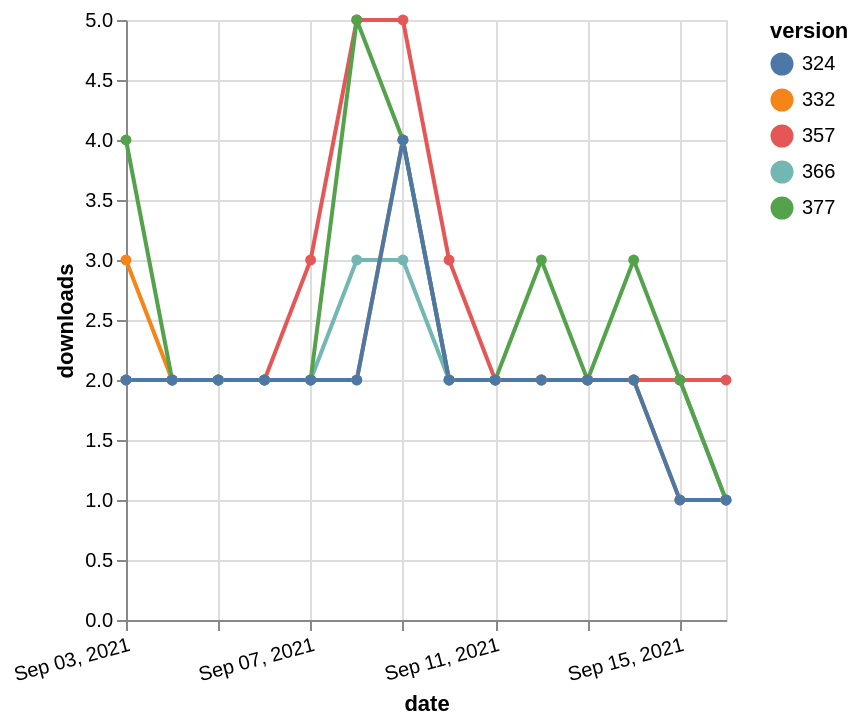

Source (Vega-Lite JSON):
### Vega-Lite specification from a JSON file in a GitHub repository (floating-point values rounded to 4 significant figures)
{"$schema": "https://vega.github.io/schema/vega-lite/v5.json", "description": "A simple bar chart with embedded data.", "data": {"values": [{"date": "2021-09-03", "total": 2323, "delta": 2, "version": "366"}, {"date": "2021-09-04", "total": 2325, "delta": 2, "version": "366"}, {"date": "2021-09-05", "total": 2327, "delta": 2, "version": "366"}, {"date": "2021-09-06", "total": 2329, "delta": 2, "version": "366"}, {"date": "2021-09-07", "total": 2331, "delta": 2, "version": "366"}, {"date": "2021-09-08", "total": 2334, "delta": 3, "version": "366"}, {"date": "2021-09-09", "total": 2337, "delta": 3, "version": "366"}, {"date": "2021-09-10", "total": 2339, "delta": 2, "version": "366"}, {"date": "2021-09-11", "total": 2341, "delta": 2, "version": "366"}, {"date": "2021-09-12", "total": 2343, "delta": 2, "version": "366"}, {"date": "2021-09-13", "total": 2345, "delta": 2, "version": "366"}, {"date": "2021-09-14", "total": 2347, "delta": 2, "version": "366"}, {"date": "2021-09-15", "total": 2349, "delta": 2, "version": "366"}, {"date": "2021-09-16", "total": 2350, "delta": 1, "version": "366"}, {"date": "2021-09-03", "total": 2904, "delta": 2, "version": "357"}, {"date": "2021-09-04", "total": 2906, "delta": 2, "version": "357"}, {"date": "2021-09-05", "total": 2908, "delta": 2, "version": "357"}, {"date": "2021-09-06", "total": 2910, "delta": 2, "version": "357"}, {"date": "2021-09-07", "total": 2913, "delta": 3, "version": "357"}, {"date": "2021-09-08", "total": 2918, "delta": 5, "version": "357"}, {"date": "2021-09-09", "total": 2923, "delta": 5, "version": "357"}, {"date": "2021-09-10", "total": 2926, "delta": 3, "version": "357"}, {"date": "2021-09-11", "total": 2928, "delta": 2, "version": "357"}, {"date": "2021-09-12", "total": 2930, "delta": 2, "version": "357"}, {"date": "2021-09-13", "total": 2932, "delta": 2, "version": "357"}, {"date": "2021-09-14", "total": 2934, "delta": 2, "version": "357"}, {"date": "2021-09-15", "total": 2936, "delta": 2, "version": "357"}, {"date": "2021-09-16", "total": 2938, "delta": 2, "version": "357"}, {"date": "2021-09-03", "total": 2769, "delta": 3, "version": "332"}, {"date": "2021-09-04", "total": 2771, "delta": 2, "version": "332"}, {"date": "2021-09-05", "total": 2773, "delta": 2, "version": "332"}, {"date": "2021-09-06", "total": 2775, "delta": 2, "version": "332"}, {"date": "2021-09-07", "total": 2777, "delta": 2, "version": "332"}, {"date": "2021-09-08", "total": 2779, "delta": 2, "version": "332"}, {"date": "2021-09-09", "total": 2783, "delta": 4, "version": "332"}, {"date": "2021-09-10", "total": 2785, "delta": 2, "version": "332"}, {"date": "2021-09-11", "total": 2787, "delta": 2, "version": "332"}, {"date": "2021-09-12", "total": 2789, "delta": 2, "version": "332"}, {"date": "2021-09-13", "total": 2791, "delta": 2, "version": "332"}, {"date": "2021-09-14", "total": 2793, "delta": 2, "version": "332"}, {"date": "2021-09-15", "total": 2794, "delta": 1, "version": "332"}, {"date": "2021-09-16", "total": 2795, "delta": 1, "version": "332"}, {"date": "2021-09-03", "total": 2135, "delta": 4, "version": "377"}, {"date": "2021-09-04", "total": 2137, "delta": 2, "version": "377"}, {"date": "2021-09-05", "total": 2139, "delta": 2, "version": "377"}, {"date": "2021-09-06", "total": 2141, "delta": 2, "version": "377"}, {"date": "2021-09-07", "total": 2143, "delta": 2, "version": "377"}, {"date": "2021-09-08", "total": 2148, "delta": 5, "version": "377"}, {"date": "2021-09-09", "total": 2152, "delta": 4, "version": "377"}, {"date": "2021-09-10", "total": 2154, "delta": 2, "version": "377"}, {"date": "2021-09-11", "total": 2156, "delta": 2, "version": "377"}, {"date": "2021-09-12", "total": 2159, "delta": 3, "version": "377"}, {"date": "2021-09-13", "total": 2161, "delta": 2, "version": "377"}, {"date": "2021-09-14", "total": 2164, "delta": 3, "version": "377"}, {"date": "2021-09-15", "total": 2166, "delta": 2, "version": "377"}, {"date": "2021-09-16", "total": 2167, "delta": 1, "version": "377"}, {"date": "2021-09-03", "total": 2532, "delta": 2, "version": "324"}, {"date": "2021-09-04", "total": 2534, "delta": 2, "version": "324"}, {"date": "2021-09-05", "total": 2536, "delta": 2, "version": "324"}, {"date": "2021-09-06", "total": 2538, "delta": 2, "version": "324"}, {"date": "2021-09-07", "total": 2540, "delta": 2, "version": "324"}, {"date": "2021-09-08", "total": 2542, "delta": 2, "version": "324"}, {"date": "2021-09-09", "total": 2546, "delta": 4, "version": "324"}, {"date": "2021-09-10", "total": 2548, "delta": 2, "version": "324"}, {"date": "2021-09-11", "total": 2550, "delta": 2, "version": "324"}, {"date": "2021-09-12", "total": 2552, "delta": 2, "version": "324"}, {"date": "2021-09-13", "total": 2554, "delta": 2, "version": "324"}, {"date": "2021-09-14", "total": 2556, "delta": 2, "version": "324"}, {"date": "2021-09-15", "total": 2557, "delta": 1, "version": "324"}, {"date": "2021-09-16", "total": 2558, "delta": 1, "version": "324"}]}, "width": "container", "mark": {"type": "line", "point": {"filled": true}}, "encoding": {"x": {"field": "date", "type": "temporal", "timeUnit": "yearmonthdate", "title": "date", "axis": {"labelAngle": -15}}, "y": {"field": "delta", "type": "quantitative", "title": "downloads"}, "color": {"field": "version", "type": "nominal"}, "tooltip": {"field": "delta"}}}
